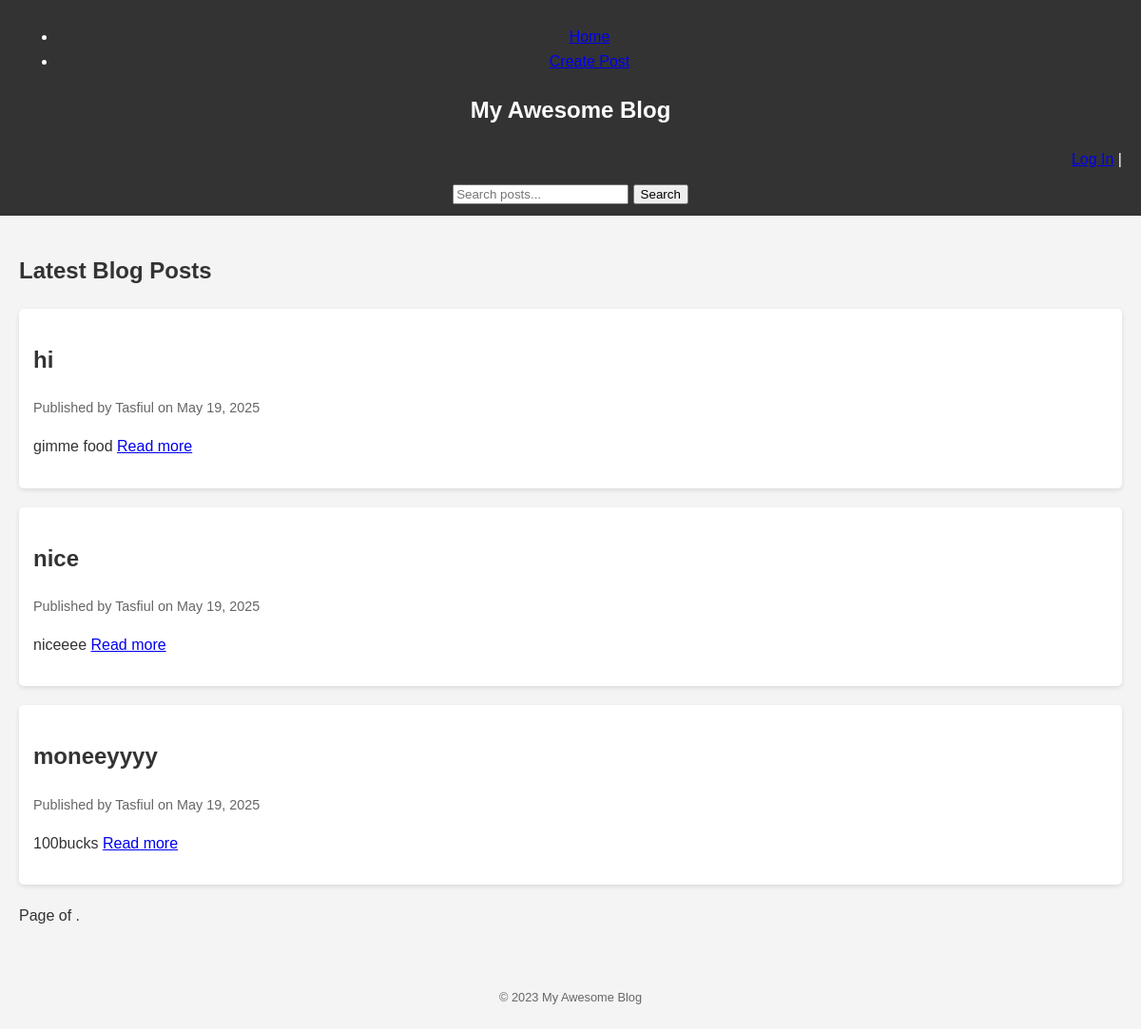
The app's page /, older data.
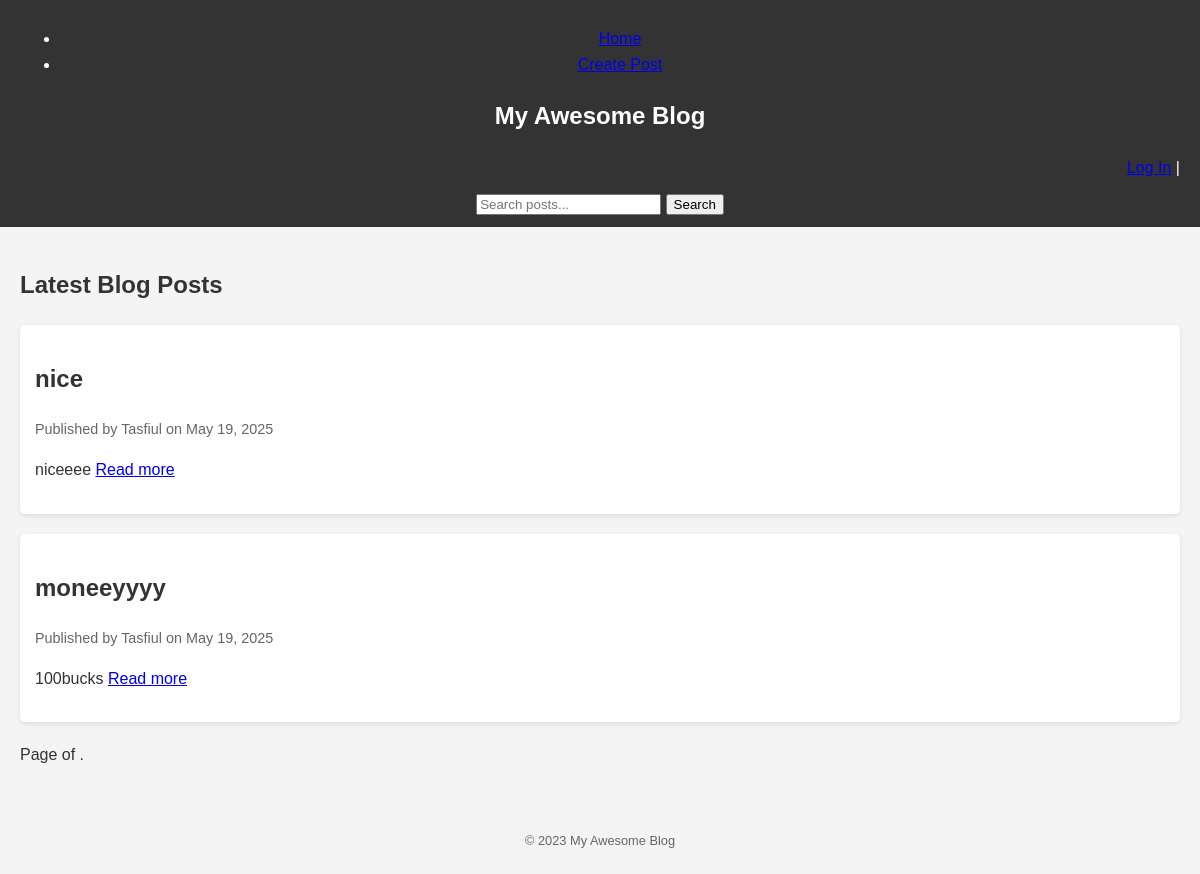
The same page, newer data.
### blog/models.py (models this page shows, shortened)
class Post(models.Model):
    title = models.CharField(max_length=200, unique=True)
    content = HTMLField()
    pub_date = models.DateTimeField(auto_now_add=True)
    author = models.ForeignKey(User, on_delete=models.CASCADE, related_name='blog_posts')
    image = models.ImageField(upload_to='post_images/', blank=True, null=True)
    def publish(self):
        self.pub_date = timezone.now()
        self.save()
    class Meta:
        ordering = ['pub_date']
        permissions = [
            ("can_publish", "Can publish posts"),
            ("can_unpublish", "Can unpublish posts"),
        ]

### blog/views.py (the view)
# urls.py: path('', views.PostListView.as_view(), name='post_list'),
class PostListView(ListView):
    model = Post
    template_name = 'blog/post_list.html'
    context_object_name = 'posts'
    paginate_by = 10  # Show 10 posts per page
    ordering = ['pub_date']  # Order by creation date, newest first
    def get_queryset(self):
        queryset = super().get_queryset()
        query = self.request.GET.get('q')
        if query:
            queryset = queryset.filter(
                Q(title__icontains=query) | Q(content__icontains=query)
            )
        return queryset

### blog/templates/blog/post_list.html (shortened to what this page needs)
{% extends 'blog/base.html' %}
{% block content %}
    <h2>Latest Blog Posts</h2>
    {% if posts %}
        {% for post in posts %}
            <article class="post">
                <h2><a href="{% url 'blog:post_detail' post.pk %}">{{ post.title }}</a></h2>
                <p class="post-meta">Published by {{ post.author.username }} on {{ post.pub_date|date:"F d, Y" }}</p>
                <p>{{ post.content|safe }} <a href="{% url 'blog:post_detail' post.pk %}">Read more</a></p>
            </article>
        {% endfor %}
    {% else %}
        <p>No blog posts found.</p>
        <p>
            <a href="{% url 'blog:post_create' %}" class="btn btn-primary">Create a new post</a>
        </p>
    {% endif %}
    <div class="pagination">
        <span class="step-links">
            {% with request.GET.q as current_query %}
                <span class="current">
                    Page {{ posts.number }} of {{ posts.paginator.num_pages }}.
                </span>
            {% endwith %}
        </span>
    </div>
{% endblock %}

Row changes from the older to the newer data that the page shows:
removed Post: title "hi", author.username "Tasfiul", pub_date "May 19, 2025", content "gimme food"
